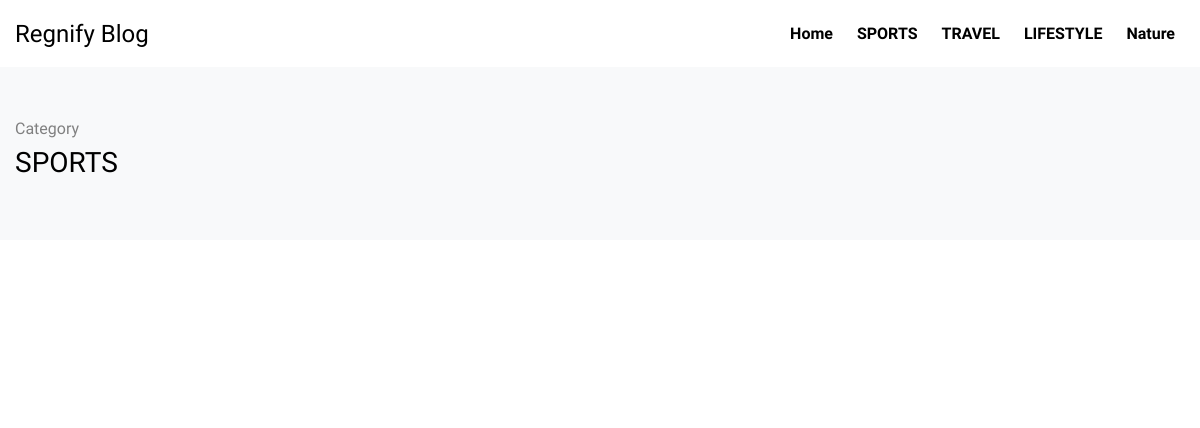
The app's page /category/1/, older data.
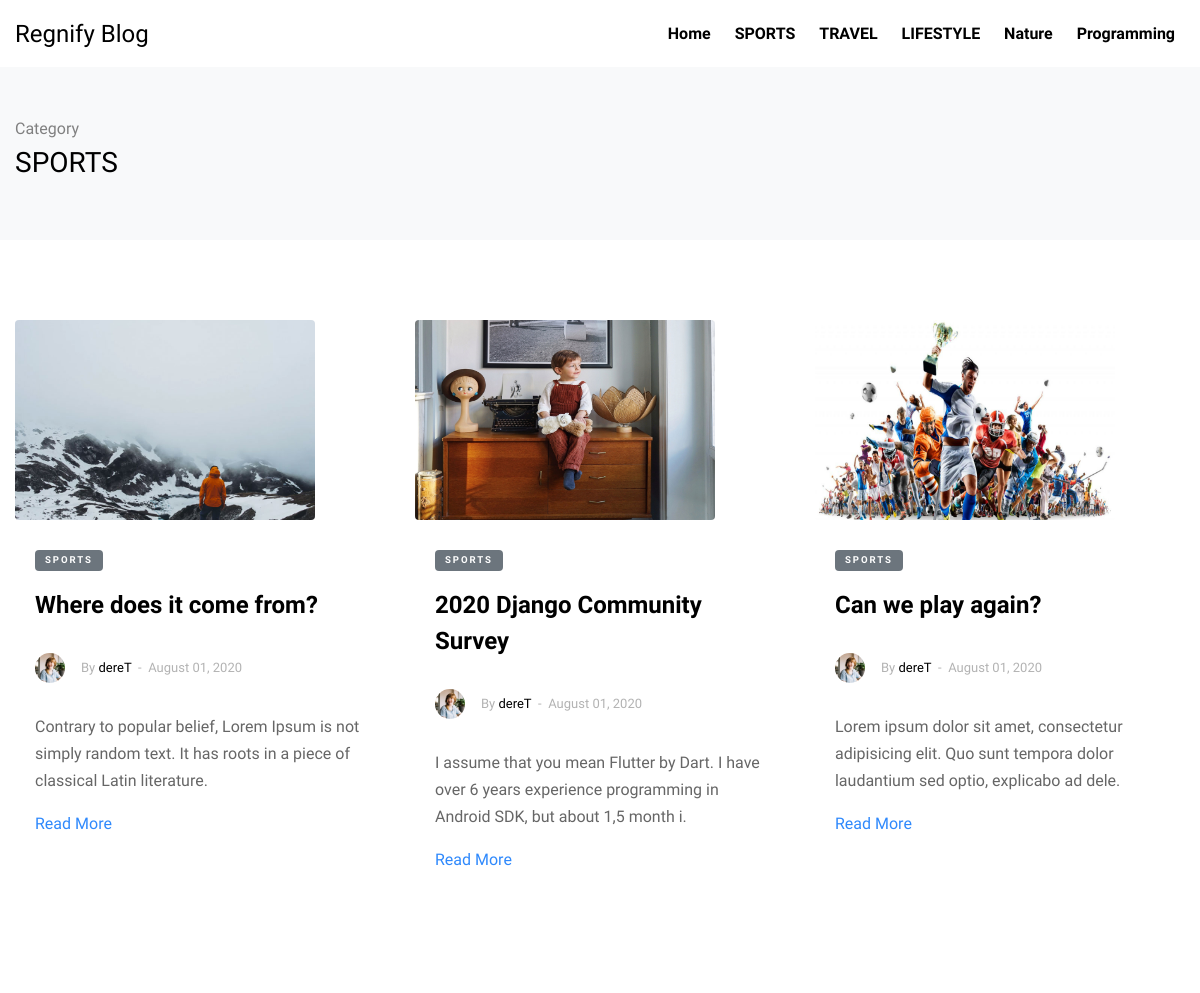
The same page, newer data.
### blog/models.py (models this page shows, shortened)
class Category(models.Model):
    title = models.CharField(max_length=50)
    cat_slug = models.SlugField(max_length=140, unique=True)
    author_id = models.ForeignKey(User, on_delete=models.CASCADE)
    created_on = models.DateTimeField(auto_now_add=True)
    updated_on = models.DateTimeField(auto_now=True)

class Post(models.Model):
    title = models.CharField(max_length=50)
    cat = models.ForeignKey(Category, on_delete=models.CASCADE)
    post_image = models.ImageField(default='noimage.jpg', upload_to='posts')
    author = models.ForeignKey(User, on_delete=models.CASCADE, default=1)
    created_on = models.DateTimeField(auto_now_add=True)
    updated_on = models.DateTimeField(auto_now=True)
    publish = models.BooleanField(default=False)
    view = models.IntegerField(default=0)
    content = models.TextField()

### blog/views.py (the view)
# urls.py: path('category/<int:pk>/',category_post_list,name="category"),
def category_post_list(request, pk):
    context = {
        'cat': Category.objects.get(id=pk),
        'navs': Category.objects.all()
    }
    return render(request, 'blog/category.html', context)

### templates/blog/category.html (shortened to what this page needs)
 {% load static %}
{% include 'layout/header.html' %}
  <div class="site-wrap">
    <div class="py-5 bg-light">
      <div class="container">
        <div class="row">
          <div class="col-md-6">
            <span>Category</span>
            <h3>{{cat.title}}</h3>
          </div>
        </div>
      </div>
    </div>
    <div class="site-section bg-white">
      <div class="container">
        <div class="row">
          {% for post in cat.post_set.all %}
            <div class="col-lg-4 mb-4">
              <div class="entry2">
                <a href="{% url 'post-detail' post.id %}">
                  <img src="{{post.post_image.url}}" alt="Image" class="img-fluid rounded" height="100px" style="height:200px; width:300px;"></a>
                <div class="excerpt">
                <span class="post-category text-white bg-secondary mb-3"> {{post.cat.title}} </span>
                <h2><a href="{% url 'post-detail' post.id %}">{{post.title|truncatechars:'40'}}</a></h2>
                <div class="post-meta align-items-center text-left clearfix">
                  <figure class="author-figure mb-0 mr-3 float-left">
                  <img src="images/person_1.jpg" alt="Image" class="img-fluid"></figure>
                  <span class="d-inline-block mt-1">By <a href="#">{{post.author}}</a></span>
                  <span>&nbsp;-&nbsp; {{post.created_on|date:'F d, Y'}}</span>
                </div>
                  <p>{{post.content|slice:'120'}}.</p>
                  <p><a href="{% url 'post-detail' post.id %}">Read More</a></p>
                </div>
              </div>
            </div>
          {% endfor %}
        </div>
    </div>
  </div>
  </div>
  </body>
</html>

### templates/layout/header.html (shortened to what this page needs)
{% load static %}
<html lang="en">
  <head>
    <link rel="stylesheet" href="{% static 'fonts/icomoon/style.css' %}">
    <link rel="stylesheet" href="{% static 'css/bootstrap.min.css' %}">
    <link rel="stylesheet" href="{% static 'css/magnific-popup.css' %}">
    <link rel="stylesheet" href="{% static 'css/jquery-ui.css' %}">
    <link rel="stylesheet" href="{% static 'css/owl.carousel.min.css' %}">
    <link rel="stylesheet" href="{% static 'css/owl.theme.default.min.css' %}">
    <link rel="stylesheet" href="{% static 'css/bootstrap-datepicker.css' %}">
    <link rel="stylesheet" href="{% static 'fonts/flaticon/font/flaticon.css'%}">
    <link rel="stylesheet" href="{% static 'css/aos.css' %} ">
    <link rel="stylesheet" href="{% static 'css/style.css' %}">
  </head>
  <body>
    <div class="site-wrap">
    <header class="site-navbar" role="banner">
      <div class="container-fluid">
        <div class="row align-items-center">
          <div class="col-4 site-logo">
            <a href="{% url 'blog-home' %}" class="text-black h2 mb-0">Regnify Blog</a>
          </div>
          <div class="col-8 text-right">
            <nav class="site-navigation" role="navigation">
              <ul class="site-menu js-clone-nav mr-auto d-none d-lg-block mb-0">
                <li><a href="{% url 'blog-home' %}">Home</a></li>
                {% for nav in navs  %}
                  <li><a href="{% url 'category' nav.id %}">{{nav.title}}</a></li>
                {% endfor %}
              </ul>
            </nav>
              </div>
          </div>
      </div>
    </header>

Row changes from the older to the newer data that the page shows:
added Category: title "Programming"
now on this page (row edited): Post: post_image (picture), cat "SPORTS", title "Where does it come from?", author "dereT", created_on "August 01, 2020", content "Contrary to popular belief, Lorem Ipsum is not simply random text. It has roots in a piece of classical Latin literature"
now on this page (row edited): Post: post_image (picture), cat "SPORTS", title "2020 Django Community Survey", author "dereT", created_on "August 01, 2020", content "I assume that you mean Flutter by Dart. I have over 6 years experience programming in Android SDK, but about 1,5 month i"
now on this page (row edited): Post: post_image (picture), cat "SPORTS", title "Can we play again?", author "dereT", created_on "August 01, 2020", content "Lorem ipsum dolor sit amet, consectetur adipisicing elit. Quo sunt tempora dolor laudantium sed optio, explicabo ad dele"
